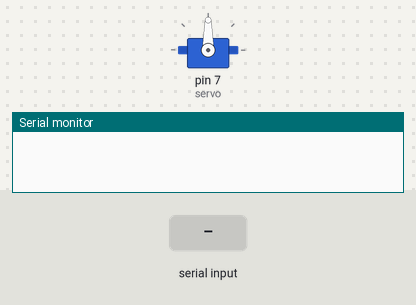
A sketch run on a simulated Arduino Uno, built with avr-gcc and run on an emulated ATmega328P. Shown: servo, the last lines printed to the serial monitor. The test bench sets the inputs (shaded band).

Above: at 1.2 s.
1.3 s: "2" received over Serial
At 2.8 s:
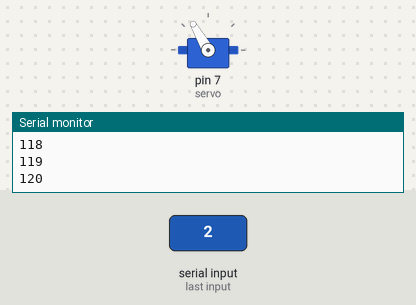
3.5 s: "1" received over Serial
At 5.4 s:
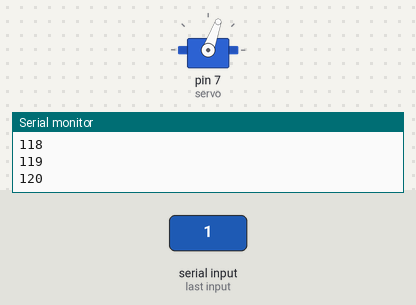
Timing chart, 0 to 6.9 s (numbered marks = the images above; inputs shaded):
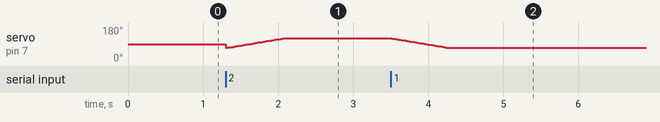

The sketch:

Arduino_Source_Code.ino
```cpp
#include <Servo.h>

Servo servo;
char state;

void setup() {
  // put your setup code here, to run once:
  servo.attach(7);

  Serial.begin(9600);
}

void loop() {
  // put your main code here, to run repeatedly:
  if(Serial.available() > 0)
  {
    char data;
    data = Serial.read(); // The variable data is used to store the value sent by the Android app

    switch(data)
    {

      case '1':
	for(int x = 120; x >= 70; x--) // Rotates the servo to the unlocked position
        {
          servo.write(x);
          delay(15);
        }
        break;

      case '2':
        for(int a = 70; a <= 120; a++) // Rotates the servo to the locked position
        {
          servo.write(a);
          delay(15);
          Serial.println(servo.read());
        }
        break;
    }
  }

}
```

Measured:
- after the input at 3.5 s, servo on pin 7 (servo): moves from 120° to 70° over 0.74 s, starting at once
